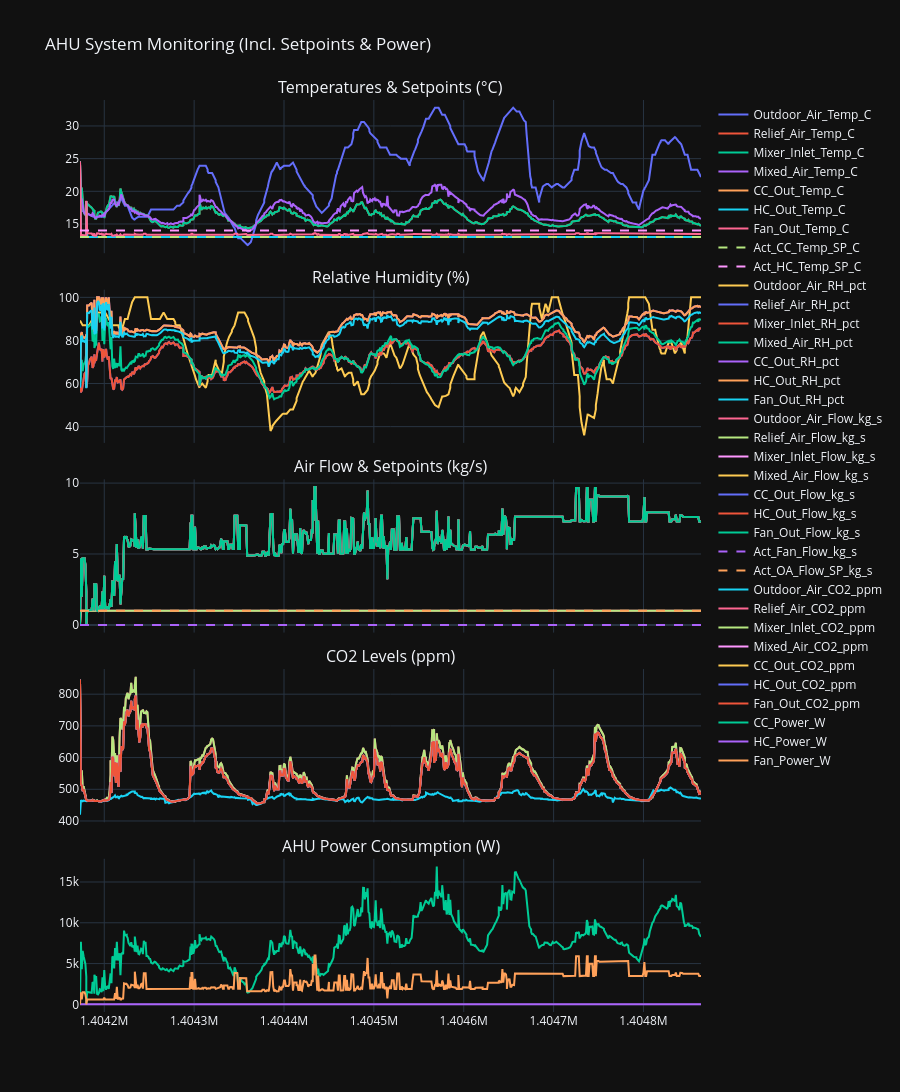

This figure's notebook cell:
### Code cell
plot_ahu_monitoring(df)

### Figure 1 — Plotly figure (JSON) as saved in the notebook; plotly's stock layout.template omitted (floating-point values rounded to 4 significant figures; data arrays with more than 128 entries replaced by an {"elided": "..."} marker saying what was removed)
{"data": [{"mode": "lines", "name": "Outdoor_Air_Temp_C", "type": "scatter", "x": {"elided": "768 int values"}, "xaxis": "x", "y": {"elided": "768 float values"}, "yaxis": "y"}, {"mode": "lines", "name": "Relief_Air_Temp_C", "type": "scatter", "x": {"elided": "768 int values"}, "xaxis": "x", "y": {"elided": "768 float values"}, "yaxis": "y"}, {"mode": "lines", "name": "Mixer_Inlet_Temp_C", "type": "scatter", "x": {"elided": "768 int values"}, "xaxis": "x", "y": {"elided": "768 float values"}, "yaxis": "y"}, {"mode": "lines", "name": "Mixed_Air_Temp_C", "type": "scatter", "x": {"elided": "768 int values"}, "xaxis": "x", "y": {"elided": "768 float values"}, "yaxis": "y"}, {"mode": "lines", "name": "CC_Out_Temp_C", "type": "scatter", "x": {"elided": "768 int values"}, "xaxis": "x", "y": {"elided": "768 float values"}, "yaxis": "y"}, {"mode": "lines", "name": "HC_Out_Temp_C", "type": "scatter", "x": {"elided": "768 int values"}, "xaxis": "x", "y": {"elided": "768 float values"}, "yaxis": "y"}, {"mode": "lines", "name": "Fan_Out_Temp_C", "type": "scatter", "x": {"elided": "768 int values"}, "xaxis": "x", "y": {"elided": "768 float values"}, "yaxis": "y"}, {"line": {"dash": "dash"}, "mode": "lines", "name": "Act_CC_Temp_SP_C", "type": "scatter", "x": {"elided": "768 int values"}, "xaxis": "x", "y": {"elided": "768 int values"}, "yaxis": "y"}, {"line": {"dash": "dash"}, "mode": "lines", "name": "Act_HC_Temp_SP_C", "type": "scatter", "x": {"elided": "768 int values"}, "xaxis": "x", "y": {"elided": "768 int values"}, "yaxis": "y"}, {"mode": "lines", "name": "Outdoor_Air_RH_pct", "type": "scatter", "x": {"elided": "768 int values"}, "xaxis": "x2", "y": {"elided": "768 float values"}, "yaxis": "y2"}, {"mode": "lines", "name": "Relief_Air_RH_pct", "type": "scatter", "x": {"elided": "768 int values"}, "xaxis": "x2", "y": {"elided": "768 float values"}, "yaxis": "y2"}, {"mode": "lines", "name": "Mixer_Inlet_RH_pct", "type": "scatter", "x": {"elided": "768 int values"}, "xaxis": "x2", "y": {"elided": "768 float values"}, "yaxis": "y2"}, {"mode": "lines", "name": "Mixed_Air_RH_pct", "type": "scatter", "x": {"elided": "768 int values"}, "xaxis": "x2", "y": {"elided": "768 float values"}, "yaxis": "y2"}, {"mode": "lines", "name": "CC_Out_RH_pct", "type": "scatter", "x": {"elided": "768 int values"}, "xaxis": "x2", "y": {"elided": "768 float values"}, "yaxis": "y2"}, {"mode": "lines", "name": "HC_Out_RH_pct", "type": "scatter", "x": {"elided": "768 int values"}, "xaxis": "x2", "y": {"elided": "768 float values"}, "yaxis": "y2"}, {"mode": "lines", "name": "Fan_Out_RH_pct", "type": "scatter", "x": {"elided": "768 int values"}, "xaxis": "x2", "y": {"elided": "768 float values"}, "yaxis": "y2"}, {"mode": "lines", "name": "Outdoor_Air_Flow_kg_s", "type": "scatter", "x": {"elided": "768 int values"}, "xaxis": "x3", "y": {"elided": "768 float values"}, "yaxis": "y3"}, {"mode": "lines", "name": "Relief_Air_Flow_kg_s", "type": "scatter", "x": {"elided": "768 int values"}, "xaxis": "x3", "y": {"elided": "768 float values"}, "yaxis": "y3"}, {"mode": "lines", "name": "Mixer_Inlet_Flow_kg_s", "type": "scatter", "x": {"elided": "768 int values"}, "xaxis": "x3", "y": {"elided": "768 float values"}, "yaxis": "y3"}, {"mode": "lines", "name": "Mixed_Air_Flow_kg_s", "type": "scatter", "x": {"elided": "768 int values"}, "xaxis": "x3", "y": {"elided": "768 float values"}, "yaxis": "y3"}, {"mode": "lines", "name": "CC_Out_Flow_kg_s", "type": "scatter", "x": {"elided": "768 int values"}, "xaxis": "x3", "y": {"elided": "768 float values"}, "yaxis": "y3"}, {"mode": "lines", "name": "HC_Out_Flow_kg_s", "type": "scatter", "x": {"elided": "768 int values"}, "xaxis": "x3", "y": {"elided": "768 float values"}, "yaxis": "y3"}, {"mode": "lines", "name": "Fan_Out_Flow_kg_s", "type": "scatter", "x": {"elided": "768 int values"}, "xaxis": "x3", "y": {"elided": "768 float values"}, "yaxis": "y3"}, {"line": {"dash": "dash"}, "mode": "lines", "name": "Act_Fan_Flow_kg_s", "type": "scatter", "x": {"elided": "768 int values"}, "xaxis": "x3", "y": {"elided": "768 int values"}, "yaxis": "y3"}, {"line": {"dash": "dash"}, "mode": "lines", "name": "Act_OA_Flow_SP_kg_s", "type": "scatter", "x": {"elided": "768 int values"}, "xaxis": "x3", "y": {"elided": "768 int values"}, "yaxis": "y3"}, {"mode": "lines", "name": "Outdoor_Air_CO2_ppm", "type": "scatter", "x": {"elided": "768 int values"}, "xaxis": "x4", "y": {"elided": "768 float values"}, "yaxis": "y4"}, {"mode": "lines", "name": "Relief_Air_CO2_ppm", "type": "scatter", "x": {"elided": "768 int values"}, "xaxis": "x4", "y": {"elided": "768 float values"}, "yaxis": "y4"}, {"mode": "lines", "name": "Mixer_Inlet_CO2_ppm", "type": "scatter", "x": {"elided": "768 int values"}, "xaxis": "x4", "y": {"elided": "768 float values"}, "yaxis": "y4"}, {"mode": "lines", "name": "Mixed_Air_CO2_ppm", "type": "scatter", "x": {"elided": "768 int values"}, "xaxis": "x4", "y": {"elided": "768 float values"}, "yaxis": "y4"}, {"mode": "lines", "name": "CC_Out_CO2_ppm", "type": "scatter", "x": {"elided": "768 int values"}, "xaxis": "x4", "y": {"elided": "768 float values"}, "yaxis": "y4"}, {"mode": "lines", "name": "HC_Out_CO2_ppm", "type": "scatter", "x": {"elided": "768 int values"}, "xaxis": "x4", "y": {"elided": "768 float values"}, "yaxis": "y4"}, {"mode": "lines", "name": "Fan_Out_CO2_ppm", "type": "scatter", "x": {"elided": "768 int values"}, "xaxis": "x4", "y": {"elided": "768 float values"}, "yaxis": "y4"}, {"mode": "lines", "name": "CC_Power_W", "type": "scatter", "x": {"elided": "768 int values"}, "xaxis": "x5", "y": {"elided": "768 float values"}, "yaxis": "y5"}, {"mode": "lines", "name": "HC_Power_W", "type": "scatter", "x": {"elided": "768 int values"}, "xaxis": "x5", "y": {"elided": "768 int values"}, "yaxis": "y5"}, {"mode": "lines", "name": "Fan_Power_W", "type": "scatter", "x": {"elided": "768 int values"}, "xaxis": "x5", "y": {"elided": "768 float values"}, "yaxis": "y5"}], "layout": {"annotations": [{"font": {"size": 16}, "showarrow": false, "text": "Temperatures & Setpoints (°C)", "x": 0.5, "xanchor": "center", "xref": "paper", "y": 1, "yanchor": "bottom", "yref": "paper"}, {"font": {"size": 16}, "showarrow": false, "text": "Relative Humidity (%)", "x": 0.5, "xanchor": "center", "xref": "paper", "y": 0.792, "yanchor": "bottom", "yref": "paper"}, {"font": {"size": 16}, "showarrow": false, "text": "Air Flow & Setpoints (kg/s)", "x": 0.5, "xanchor": "center", "xref": "paper", "y": 0.584, "yanchor": "bottom", "yref": "paper"}, {"font": {"size": 16}, "showarrow": false, "text": "CO2 Levels (ppm)", "x": 0.5, "xanchor": "center", "xref": "paper", "y": 0.376, "yanchor": "bottom", "yref": "paper"}, {"font": {"size": 16}, "showarrow": false, "text": "AHU Power Consumption (W)", "x": 0.5, "xanchor": "center", "xref": "paper", "y": 0.168, "yanchor": "bottom", "yref": "paper"}], "height": 1200, "hovermode": "x unified", "title": {"text": "AHU System Monitoring (Incl. Setpoints & Power)"}, "xaxis": {"anchor": "y", "domain": [0, 1], "matches": "x5", "showticklabels": false}, "xaxis2": {"anchor": "y2", "domain": [0, 1], "matches": "x5", "showticklabels": false}, "xaxis3": {"anchor": "y3", "domain": [0, 1], "matches": "x5", "showticklabels": false}, "xaxis4": {"anchor": "y4", "domain": [0, 1], "matches": "x5", "showticklabels": false}, "xaxis5": {"anchor": "y5", "domain": [0, 1]}, "yaxis": {"anchor": "x", "domain": [0.832, 1]}, "yaxis2": {"anchor": "x2", "domain": [0.624, 0.792]}, "yaxis3": {"anchor": "x3", "domain": [0.416, 0.584]}, "yaxis4": {"anchor": "x4", "domain": [0.208, 0.376]}, "yaxis5": {"anchor": "x5", "domain": [0, 0.168]}}}
